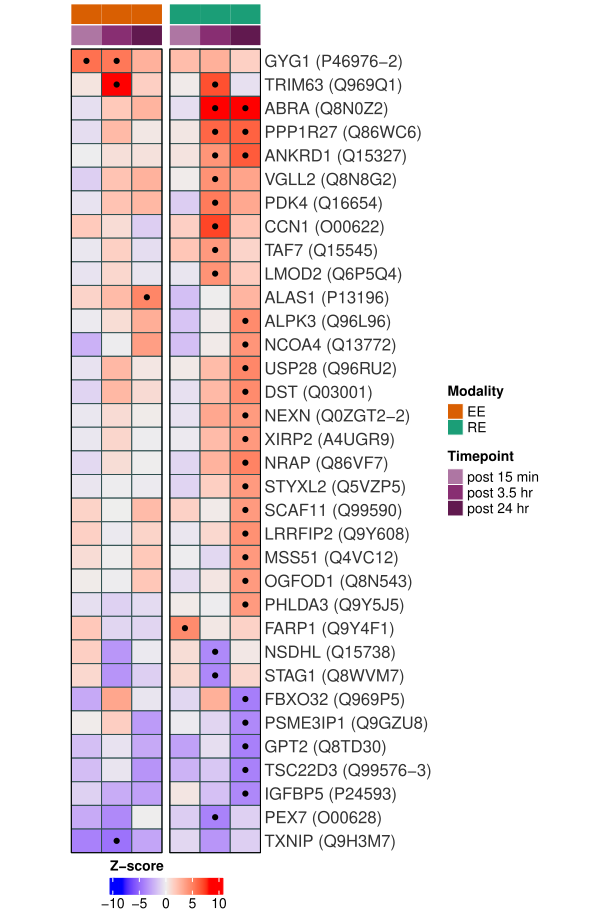

Reproduce this figure in R.
#This code uses a configuration file to ensure local file structure and local machine settings can be used properly.

#' Steps for using the MoTrPAC config file:
#' 1. Open the configuration template file in the root folder of this repo called `example_config.json` available in `precovid-analyses/`
#' 2. Save a copy of this template to some other location in your computer. Many choose to place it in their home directory: Example: `~/motrpac_config.json`
#' 3. Customize the fields for your machine and save changes. Remove any "comments" as JSON does not permit comments
#' 4. This script expects the following elements in the config file:
##' a. "gsutil_user" and "gsutil_path": this is the way your machine calls the gsutil, usually "/usr/bin/gsutil"
##' b. "local_path": this is the absolute file path for the `precovid-analyses` repo. Please do not include the final "/"
#' 5. Add the path to this config file below 
# config <- jsonlite::read_json(path = "//mnt/c/Users/dankatz/Documents/motrpac_config.json")
rm(list=ls())
setwd("C:/Users/gayat/Documents/MoTrPAC/precovid_analyses")
config <- rjson::fromJSON(file = 'C:/Users/gayat/Documents/MoTrPAC/motrpac_precovid_config_GI.json')

session_packages = c(
  "circlize",
  "ComplexHeatmap",
  "ComplexUpset",
  "conflicted",
  "dplyr",
  "ggplot2",
  "ggrepel",
  "ggpubr",
  "hrbrthemes",
  "magrittr",
  "MotrpacHumanPreSuspension",
  "MotrpacHumanPreSuspensionAnalysis",
  "purrr",
  "RColorBrewer",
  "stringr",
  "tidyverse"
)
for (lib_name in session_packages){
  tryCatch({library(lib_name,character.only = TRUE)}, error = function(e) {
    print(paste("Cannot load",lib_name,", please install"))
  })
}

conflict_prefer("select", "dplyr")
conflict_prefer("filter", "dplyr")
conflict_prefer("union","base")
conflict_prefer("intersect","base")
conflict_prefer("setdiff", "base")
conflict_prefer("HUMAN_FEATURE_TO_GENE","MotrpacHumanPreSuspensionAnalysis")
conflict_prefer("CONTRAST_CONVERTER","MotrpacHumanPreSuspensionAnalysis")

repo_local_dir <- config$precovid_repo_path
gsutil_cmd <- config$gsutil_user

###Function to calculate heatmap size
calc_ht_size = function(ht, unit = "inch") {
  pdf(NULL)
  ht = draw(ht)
  w = ComplexHeatmap:::width(ht)
  w = convertX(w, unit, valueOnly = TRUE)
  h = ComplexHeatmap:::height(ht)
  h = convertY(h, unit, valueOnly = TRUE)
  dev.off()
  
  c(w, h)
}

cell_height <- unit(6, "mm")
cell_width <- unit(8, "mm")

################################################################################
sel_tissue <- "muscle"
sel_ome <- "prot-pr"
sel_epigen <- FALSE
contrasts <- c("EE post 15 min",
               "EE post 3.5 hr",
               "EE post 24 hr",
               "RE post 15 min",
               "RE post 3.5 hr",
               "RE post 24 hr")

prot_da <- MotrpacHumanPreSuspensionAnalysis::load_differential_analysis(selected_omes = sel_ome,
                                                                      selected_tissues = sel_tissue,
                                                                      epigen = sel_epigen,
                                                                      combine_with_featgene = T,
                                                                      single_matrix = T) %>%
  filter(contrast_type=="exercise_with_controls") %>%
  mutate(contrast_short=gsub(" - .*","",contrast_short))

prot_sig <- prot_da %>%
  filter(adj_p_value < 0.05)

prot_sig2 <- prot_sig %>%
  mutate(contrast_short=case_when(contrast_short=="Endur.post_15_30_45_min"~"EE post 15 min",
                                  contrast_short=="Endur.post_3.5_4_hr"~"EE post 3.5 hr",
                                  contrast_short=="Endur.post_24_hr"~"EE post 24 hr",
                                  contrast_short=="Resist.post_15_30_45_min"~"RE post 15 min",
                                  contrast_short=="Resist.post_3.5_4_hr"~"RE post 3.5 hr",
                                  contrast_short=="Resist.post_24_hr"~"RE post 24 hr")) %>%
  mutate(ome=case_when(assay=="prot-ol"~"Proteomics OL",
                       assay=="prot-pr"~"Proteomics PR",
                       assay=="prot-ph"~"Phosphoproteomics",
                       assay=="transcript-rna-seq"~"Transcriptomics",
                       assay=="epigen-atac-seq"~"ATAC-seq",
                       assay=="epigen-methylcap-seq"~"MethylCap-seq",
                       .default = "Metabolomics")) %>%
  mutate(ex_modality=gsub("_.*","",contrast_short))


features_to_plot <- prot_sig2 %>%
  select(feature_id) %>%
  distinct() %>%
  pull()

sel_prot_da <- prot_da %>%
  filter(feature_id %in% features_to_plot) %>%
  separate(contrast_short, into = c("Modality","Timepoint"),
           remove = FALSE, extra = "merge") %>%
  mutate(
    Timepoint = case_when(
      Timepoint == "post_15_30_45_min" ~ "post 15 min",
      Timepoint == "post_3.5_4_hr" ~ "post 3.5 hr", 
      Timepoint == "post_24_hr" ~ "post 24 hr",
      TRUE ~ Timepoint
    ),
    Timepoint = gsub("_", " ", Timepoint),
    feature_id2 = paste0(gene_symbol, " (", feature_id, ")")
  ) %>%
  group_by(feature_id) %>%
  filter(any(adj_p_value < 0.05)) %>%
  ungroup()

sel_prot_da2 <- sel_prot_da %>%
  select(feature_id2, contrast_short, tissue, z.std) %>%
  pivot_wider(names_from = c(tissue, contrast_short), values_from = z.std) %>%
  arrange(feature_id2) %>%
  column_to_rownames(var="feature_id2") %>%
  replace(is.na(.), 0) %>%
  select(muscle_Endur.post_15_30_45_min,
         muscle_Endur.post_3.5_4_hr,
         muscle_Endur.post_24_hr,
         muscle_Resist.post_15_30_45_min,
         muscle_Resist.post_3.5_4_hr,
         muscle_Resist.post_24_hr)

adj_p_mat <- sel_prot_da %>%
  select(feature_id2, contrast_short, tissue, adj_p_value) %>%
  pivot_wider(names_from = c(tissue, contrast_short), values_from = adj_p_value) %>%
  arrange(feature_id2) %>%
  column_to_rownames(var="feature_id2") %>%
  replace(is.na(.), 1) %>%
  select(muscle_Endur.post_15_30_45_min,
         muscle_Endur.post_3.5_4_hr,
         muscle_Endur.post_24_hr,
         muscle_Resist.post_15_30_45_min,
         muscle_Resist.post_3.5_4_hr,
         muscle_Resist.post_24_hr)

col.anno <- sel_prot_da %>%
  distinct(tissue, contrast_short, .keep_all = TRUE) %>%
  select(tissue, contrast_short, Modality, Timepoint) %>%
  mutate(
    Modality = case_when(Modality=="Endur" ~ "EE", Modality=="Resist" ~ "RE")
  ) %>% 
  mutate(Timepoint = factor(Timepoint, levels = c("post 15 min", "post 3.5 hr", "post 24 hr"))) %>%
  group_by(tissue, Modality, Timepoint) %>%
  arrange(Modality, Timepoint, .by_group = FALSE) %>%
  mutate(tissue_contrast = paste0(tissue, "_", contrast_short)) %>%
  column_to_rownames(var="tissue_contrast")

column_ha <- columnAnnotation(
  Modality = col.anno$Modality,
  Timepoint = col.anno$Timepoint,
  col = list(
    Timepoint = c("post 15 min" = "#AE76A3", 
                  "post 3.5 hr" = "#882E72", 
                  "post 24 hr" = "#61194F"),
    Modality = c("EE" = "#d95f02", 
                 "RE" = "#1b9e77")
  ),
  show_annotation_name = FALSE
)


ht1 <- ComplexHeatmap::Heatmap(
  as.matrix(sel_prot_da2),
  height = cell_height * nrow(sel_prot_da2),
  width = cell_width * ncol(sel_prot_da2),
  # col = colorRamp2(c(floor(min(sel_prot_da2)),0,ceiling(max(sel_prot_da2))), 
  #                  brewer.pal(11, "RdBu")[c(10, 6, 2)]),
  top_annotation = column_ha,
  column_title = NULL,
  #column_title_gp = gpar(fontsize = 16, fontface = "italic", col = "grey20"),
  border = TRUE,
  cluster_rows = TRUE,
  cluster_columns = FALSE,
  show_row_dend = FALSE,
  column_split = factor(
    rep(c("EE", "RE"), each = 3),
    levels = c("EE", "RE")),
  column_gap = unit(2, "mm"),
  row_names_gp = gpar(col = "grey20", fontsize=12),
  column_names_gp = gpar(fontsize=10),
  rect_gp = gpar(col = "#2F4F4F", lwd = 1),
  show_column_names = FALSE,
  name = "Z-score",
  heatmap_legend_param = list(direction = "horizontal"),
  cell_fun = function(j, i, x, y, width, height, fill) {
    if (adj_p_mat[i, j] < 0.05) {
      grid.points(
        x, y,
        pch = 16,                
        size = unit(6, "pt"),    
        gp = gpar(col = "black")
      )
    }
  }
)

size <- calc_ht_size(ht1)

# jpeg("precovid_muscle_FigureS2C_DA_proteins_heatmap.jpeg",
#      width = size[1], height = size[2]+0.5, units = "in", res = 1200)
pdf("precovid_muscle_figureS2C_DA_proteins_heatmap.pdf",
     width = size[1], height = size[2]+0.5)
draw(ht1,
     heatmap_legend_side = "bottom")
dev.off()
